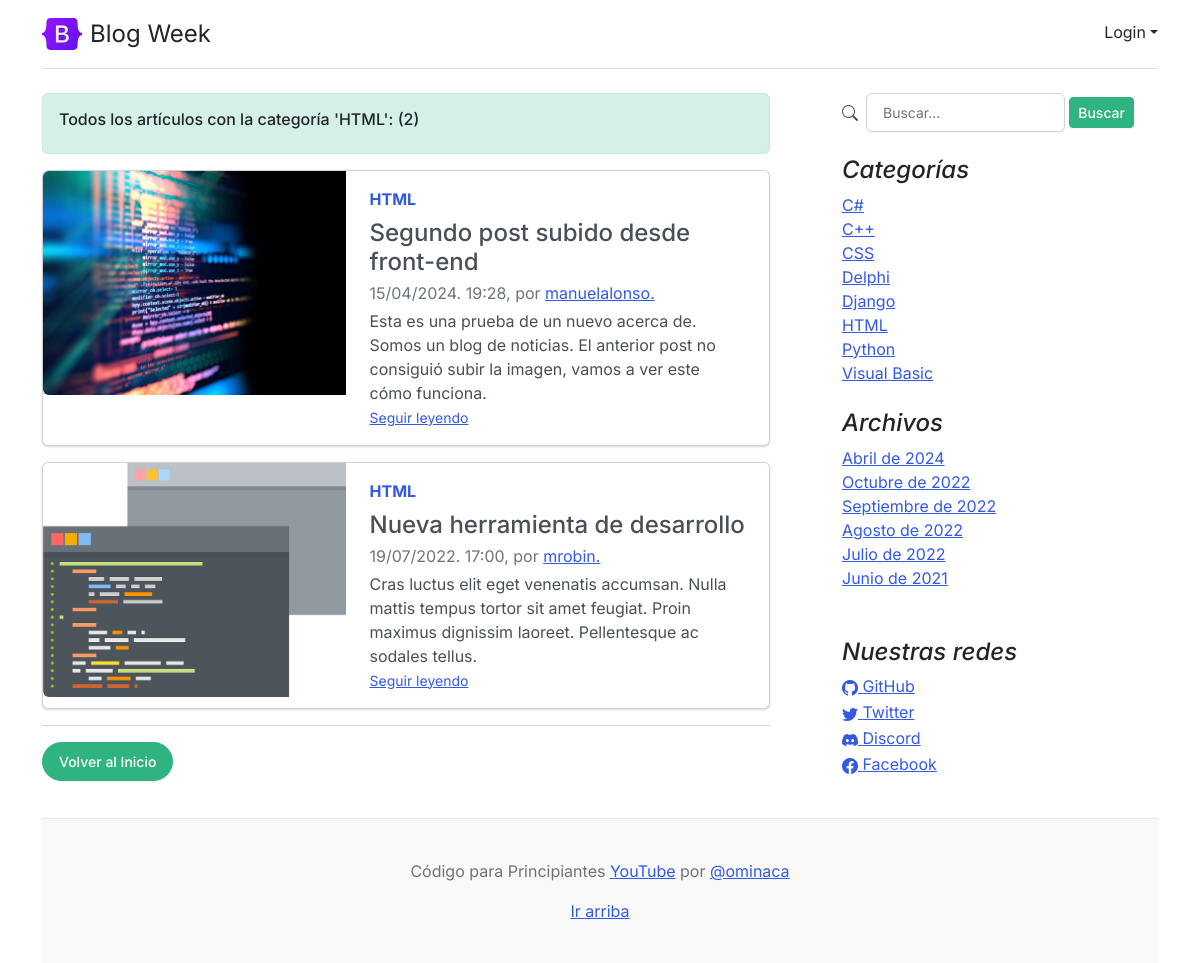
Page /category/?cat=7 on the earlier database version.
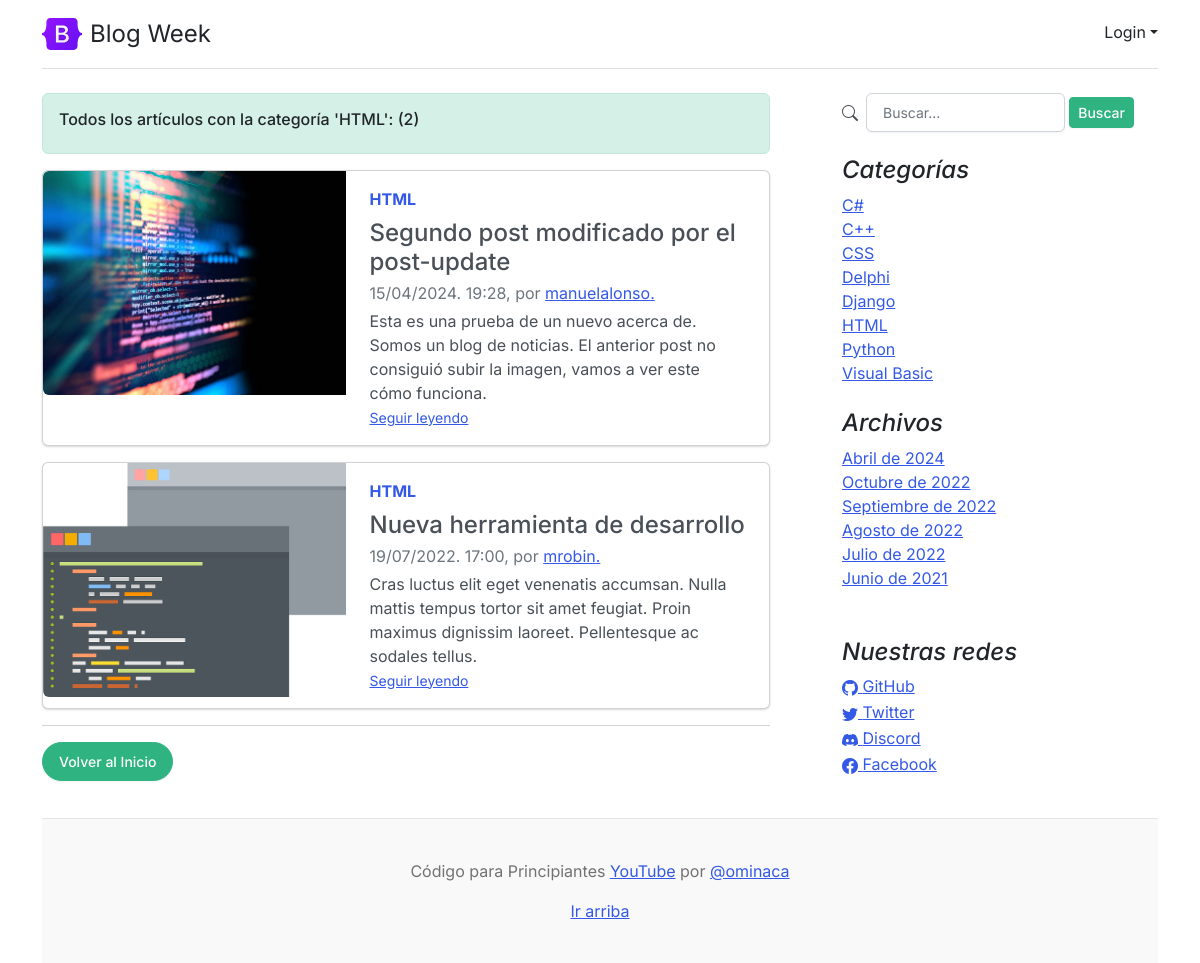
Same page on the later database version.
### core/models.py (models this page shows, shortened)
class Post(models.Model):
	title = models.CharField(max_length=250, verbose_name='Título')
	excerpt = models.TextField(verbose_name='Entradilla')
	content = RichTextField(verbose_name='Contenido')
	image = models.ImageField(default='default.jpg',upload_to=profile_picture_path, verbose_name='Imagen')
	published = models.BooleanField(default=False, verbose_name='Publicado')
	category = models.ForeignKey(Category, on_delete=models.CASCADE, related_name='get_posts', verbose_name='Categoría')
	author = models.ForeignKey(User, on_delete=models.CASCADE, related_name='get_posts', verbose_name='Autor')
	tags = models.ManyToManyField(Tag, verbose_name='Etiquetas')
	likes = models.ManyToManyField(User, related_name='blog_posts', verbose_name='Me Gusta')
	created = models.DateTimeField(auto_now_add=True, verbose_name='Fecha de creación')
	updated = models.DateTimeField(auto_now=True, verbose_name='Fecha de modificación')
	class Meta:
		verbose_name = 'Publicación'
		verbose_name_plural = 'Publicaciones'
		ordering = ['-created']

class Category (models.Model):
	name = models.CharField(max_length=200, unique=True, verbose_name='Nombre')
	active = models.BooleanField(default=True, verbose_name='Activo')
	created = models.DateTimeField(auto_now_add=True, verbose_name='Fecha de creación')
	updated = models.DateTimeField(auto_now=True, verbose_name='Fecha de modificación')
	class Meta:
		verbose_name = 'Categoría'
		verbose_name_plural = 'Categorías'
		ordering = ['name']
	def __str__(self):
		return self.name

class Link(models.Model):
	key = models.CharField(max_length=100, verbose_name='Key Link')
	name = models.CharField(max_length=120, verbose_name='Red Social')
	url = models.URLField(max_length=350, blank=True, null=True, verbose_name='Enlace')
	icon = models.CharField(max_length=100, blank=True, null=True, verbose_name='Icono')
	created = models.DateTimeField(auto_now_add=True, verbose_name='Fecha de creación')
	updated = models.DateTimeField(auto_now=True, verbose_name='Fecha de modificación')
	class Meta:
		verbose_name = 'Red Social'
		verbose_name_plural = 'Redes Sociales'
		ordering = ['name']

### core/views.py (the view)
# urls.py: path('category/', CategoryListView.as_view(), name='category'),
class CategoryListView(ListView):
    model:Category
    template_name='core/category.html'
    def get_queryset(self):
        category_id=self.request.GET['cat']
        if category_id:
            return Post.objects.filter(category=category_id, published=True)
        return super().get_queryset()
    def get_context_data(self, **kwargs):
        context=super(CategoryListView,self).get_context_data(**kwargs)
        context['category']=Category.objects.get(id=self.request.GET['cat'])
        return context

### core/processors.py (called while the page is built)
def ctx_dic_about(request):
	ctx_about = {}
	ctx_about['ABOUT'] = About.objects.latest('created')
	return ctx_about

def ctx_dic_category(request):
	ctx_category = {}
	ctx_category['categories'] = Category.objects.filter(active=True)
	return ctx_category

def ctx_dic_history(request):
	ctx_history = {}
	ctx_history['dates'] = Post.objects.dates('created', 'month', order='DESC').distinct()
	return ctx_history

def ctx_dic_link(request):
	ctx_link = {}
	links = Link.objects.all()
	for link in links:
		ctx_link[link.key] = {'url':link.url, 'icon':link.icon}
	return ctx_link

### templates/core/category.html
{% extends 'core/base.html' %}
{% load static %}
{% block content %}
{% for post in post_list %}
    {%if forloop.first%}
        <div class="alert alert-success" role="alert">
            <h6>Todos los artículos con la categoría '{{ category.name }}': ({{post_list|length}})</h6>
        </div>
    {%endif%}
    <div class="card mb-3">
        <div class="row g-0">
            <div class="col-md-5">
                <img src={{ post.image.url }} class="img-fluid rounded-start" alt="...">
            </div>
            <div class="col-md-7">
                <div class="card-body">
                    <strong class="d-inline-block mb-2 text-primary">{{ post.category }}</strong>
                    <h4 class="mb-0">{{ post.title }}</h4>
                    <div class="my-1 text-muted">{{ post.created|date:"d/m/Y. H:i" }}, por <a href={% url 'author' %}?aut={{post.author.id}}>{{ post.author }}.</a></div>
                    <p class="card-text mb-auto">{{ post.excerpt }}</p>
                    <p class="card-text"><small class="text-muted"><a href={% url 'post' post.id %}>Seguir leyendo</a></small></p>
                </div>
            </div>
        </div>
    </div>
{% empty %}
    <div class="alert alert-danger" role="alert">
        <h6>No existen artículos con la categoría: {{ category.name }}</h6>
    </div>
{% endfor %}
<hr>
{% if request.path != '/' %}
    <div class="my-3">
        <a class="btn btn-success rounded-pill" href={% url 'home' %}>Volver al Inicio</a>
    </div>
{% endif %}
{% endblock %}

### templates/core/base.html (shortened to what this page needs)
<!doctype html>
<html lang="es">
<head>
    <link rel="stylesheet" href="https://cdn.jsdelivr.net/npm/bootstrap-icons@1.9.1/font/bootstrap-icons.css">
    {% load static %}
    <link href={% static 'core/css/bootstrap.min.css' %} rel="stylesheet">
    <link href={% static 'core/css/blog.css' %} rel="stylesheet">
</head>
<body>
  <div class="container">
    <header class="d-flex flex-wrap justify-content-center py-3 mb-4 border-bottom">
      <a href="/admin/" class="d-flex align-items-center mb-3 mb-md-0 me-md-auto text-dark text-decoration-none">
        <img class="bi me-2" width="40" height="32" src={% static 'core/img/bootstrap-logo.svg' %}>
        <span class="fs-4">Blog Week</span>
      </a>
      <div class="dropdown text-end ms-5 mt-1">
        <a href="#" class="d-block link-dark text-decoration-none dropdown-toggle" id="dropdownUser1" data-bs-toggle="dropdown" aria-expanded="false">
            {% if user.is_authenticated  %}Bienvenid@ {{user.username}}{% else %}Login{% endif %}</a>
      </div>
    </header>
    <main class="mt-2">
      <section class="row g-5">
        <div class="col-md-8">
            {% block content %} {% endblock %}
        </div>
        <aside class="col-md-4">
          <div class="position-sticky" style="top: 2rem;">
            <div class="pt-0 px-4">
              <div class="mb-4">
                <div class="row">
                  <div class="col-md-12 search">
                    <form action="{% url 'search' %}" method="GET">
                        <div id="">
                          <div class="col-md-12 card-body d-flex align-items-center gap-1">
                            <i class="bi bi-search me-1"></i>
                            <input type="text" class="form-control" placeholder="Buscar..." name="search" value = "{{ request.GET.search }}">
                            <button type="submit" class="btn btn-sm btn-success">Buscar</button>
                          </div>
                        </div>
                    </form>
                  </div>
                </div>
              </div>
              <h4 class="fst-italic">Categorías</h4>
              <ol class="list-unstyled mb-0">
                {% for item in categories %}
                  <li><a href={% url 'category' %}?cat={{item.id}}>{{ item.name }}</a></li>
                {% endfor %}
              </ol>
            </div>
            <div class="p-4">
              <h4 class="fst-italic">Archivos</h4>
              <ol class="list-unstyled mb-0">
                {% for item in dates %}
                  <li>
                    {% if item.month == 4 %}<a href={% url 'dates' item.month item.year %}>Abril de {{ item.year }}</a>{% endif %}
                    {% if item.month == 6 %}<a href={% url 'dates' item.month item.year %}>Junio de {{ item.year }}</a>{% endif %}
                    {% if item.month == 7 %}<a href={% url 'dates' item.month item.year %}>Julio de {{ item.year }}</a>{% endif %}
                    {% if item.month == 8 %}<a href={% url 'dates' item.month item.year %}>Agosto de {{ item.year }}</a>{% endif %}
                    {% if item.month == 9 %}<a href={% url 'dates' item.month item.year %}>Septiembre de {{ item.year }}</a>{% endif %}
                    {% if item.month == 10 %}<a href={% url 'dates' item.month item.year %}>Octubre de {{ item.year }}</a>{% endif %}
                  </li>
                {% endfor %}
              </ol>
            </div>
            <div class="p-4">
              <h4 class="fst-italic">Nuestras redes</h4>
              <ol class="list-unstyled">
                {% if LINK_GITHUB.url %}
                  <li><a href={{ LINK_GITHUB.url }}><i class="{{ LINK_GITHUB.icon }}"></i> GitHub</a></li>
                {% endif %}
                {% if LINK_TWITTER.url %}
                  <li><a href={{ LINK_TWITTER.url }}><i class="{{ LINK_TWITTER.icon }}"></i> Twitter</a></li>
                {% endif %}
                {% if LINK_DISCORD.url %}
                  <li><a href={{ LINK_DISCORD.url }}><i class="{{ LINK_DISCORD.icon }}"></i> Discord</a></li>
                {% endif %}
                {% if LINK_FACEBOOK.url %}
                  <li><a href={{ LINK_FACEBOOK.url }}><i class="{{ LINK_FACEBOOK.icon }}"></i> Facebook</a></li>
                {% endif %}
              </ol>
            </div>
          </div>
        </aside>
      </section>
    </main>
    <footer class="blog-footer">
      <p>Código para Principiantes <a href="https://www.youtube.com/channel/UCojloc55DB6zD6zB7-kTWWQ">YouTube</a> por <a href="https://twitter.com/ominaca">@ominaca</a></p>
      <p>
        <a href="#">Ir arriba</a>
      </p>
    </footer>
  </div>
</body>
</html>

### core/static/core/css/blog.css (style rules this page uses)
.blog-footer { padding: 2.5rem 0; color: #727272; text-align: center; background-color: #f9f9f9; border-top: .05rem solid #e5e5e5; }
.blog-footer p:last-child { margin-bottom: 0; }
.bi { vertical-align: -.125em; fill: currentColor; }

Differences in the rows shown:
changed Post "manuelalonso": title "Segundo post subido desde front-end" → "Segundo post modificado por el post-update"
